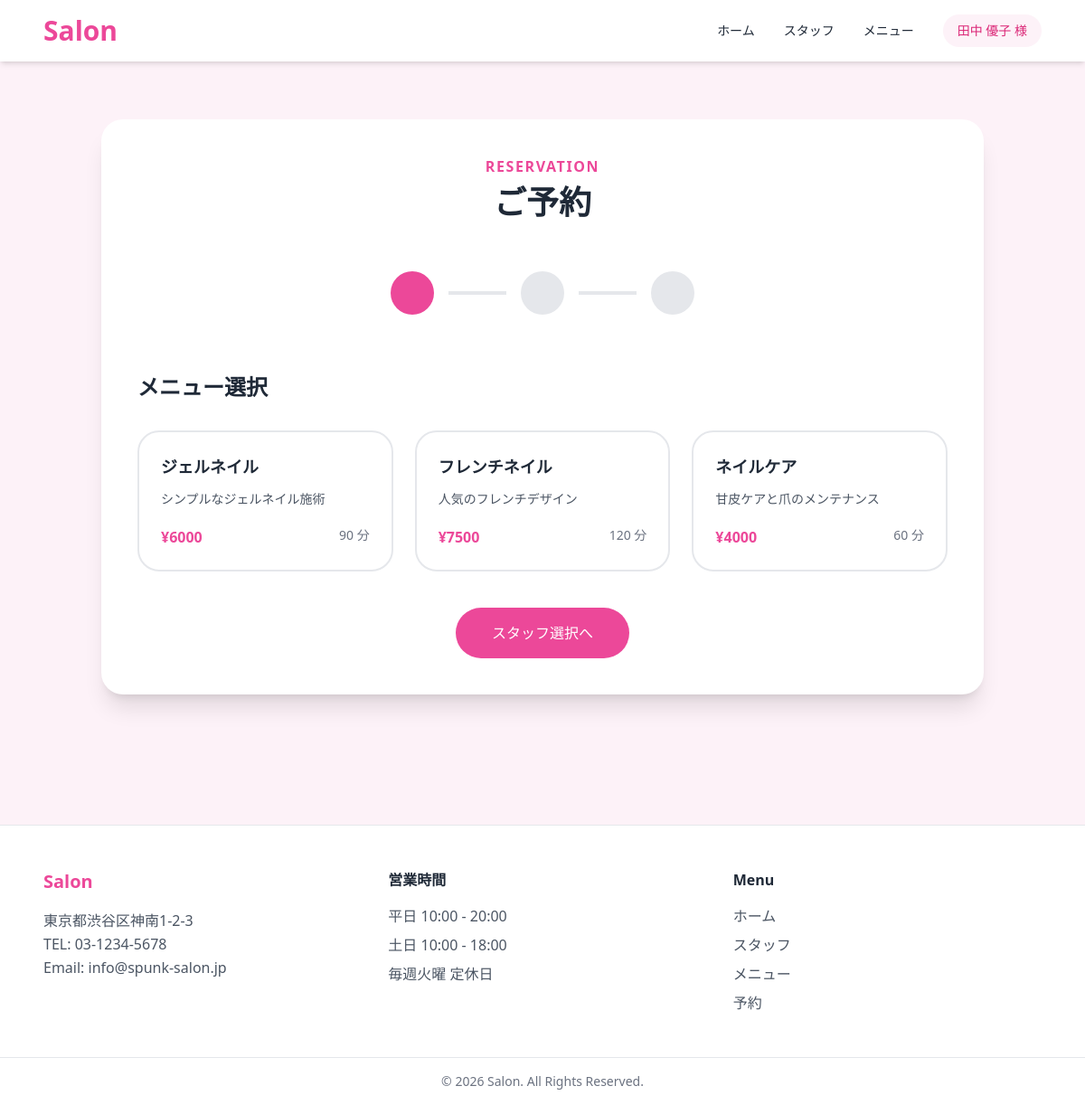
Page /reserve (signed in) on the committed database.
### app/infrastructure/orm_models.py (models this page shows, shortened)
class CustomerORM(db.Model, UserMixin): # UserMixinを追加
    __tablename__ = "customers"
    id         = db.Column(db.Integer,     primary_key=True)
    name       = db.Column(db.String(100), nullable=False)
    email      = db.Column(db.String(255), nullable=False, unique=True)
    password   = db.Column(db.String(255), nullable=False)
    phone      = db.Column(db.String(20),  nullable=False)
    notes      = db.Column(db.Text,        nullable=False, default="")
    created_at = db.Column(db.DateTime,    nullable=False, default=datetime.now)
    reservations = db.relationship("ReservationORM", back_populates="customer", lazy="select")

class MenuORM(db.Model):
    __tablename__ = "menus"
    id               = db.Column(db.Integer,     primary_key=True)
    salon_id         = db.Column(db.Integer,     db.ForeignKey("salons.id"), nullable=False)
    name             = db.Column(db.String(100), nullable=False)
    description      = db.Column(db.Text,        nullable=False, default="")
    price            = db.Column(db.Integer,     nullable=False)  # 円単位で保存
    duration_minutes = db.Column(db.Integer,     nullable=False)
    is_active        = db.Column(db.Boolean,     nullable=False, default=True)
    created_at       = db.Column(db.DateTime,    nullable=False, default=datetime.now)
    salon = db.relationship("SalonORM", back_populates="menus")

class SalonORM(db.Model):
    __tablename__ = "salons"
    id           = db.Column(db.Integer, primary_key=True)
    name         = db.Column(db.String(100), nullable=False)
    address      = db.Column(db.String(255), nullable=False)
    phone        = db.Column(db.String(20),  nullable=False)
    email        = db.Column(db.String(255), nullable=False, unique=True)
    opening_time = db.Column(db.String(5),   nullable=False)  # "10:00"
    closing_time = db.Column(db.String(5),   nullable=False)  # "20:00"
    created_at   = db.Column(db.DateTime,    nullable=False, default=datetime.now)
    staffs       = db.relationship("StaffORM",       back_populates="salon", lazy="select")
    menus        = db.relationship("MenuORM",         back_populates="salon", lazy="select")
    reservations = db.relationship("ReservationORM",  back_populates="salon", lazy="select")

### app/interface/reserve.py (the view, shortened to what this page needs)
@main_bp.route("/reserve", methods=["GET", "POST"])
@login_required
def reserve():
    salon  = SalonORM.query.first()
    staffs = StaffORM.query.filter_by(is_active=True).all()
    menus  = MenuORM.query.filter_by(is_active=True).all()
    return render_template(
        "reserve.html",
        salon=salon,
        staffs=staffs,
        menus=menus,
    )

### app/infrastructure/auth.py (called while the page is built)
@login_manager.user_loader
def load_user(user_id):
    return CustomerORM.query.get(int(user_id))

### app/templates/reserve.html (shortened to what this page needs)
{% extends "layouts/base.html" %}
{% block content %}
<section class="max-w-5xl mx-auto px-6 py-16">
    <div class="bg-white rounded-3xl shadow-xl p-10">
        {% include "partials/_step_bar.html" %}
        <form method="POST">
            {% include "partials/_step_menu.html" %}
        </form>
    </div>
</section>
{% endblock %}

### app/templates/components/navbar.html (shortened to what this page needs)
<nav class="bg-white shadow-md sticky top-0 z-50">
    <div class="max-w-6xl mx-auto px-6 py-4 flex justify-between items-center">
        <h1 class="text-3xl font-bold text-pink-500">
            <a href="/">Salon</a>
        </h1>
        <ul class="flex items-center gap-8 text-sm font-medium">
            <li><a href="/" class="hover:text-pink-500 transition">ホーム</a></li>
            <li><a href="/staffs" class="hover:text-pink-500 transition">スタッフ</a></li>
            <li><a href="/menus" class="hover:text-pink-500 transition">メニュー</a></li>
            {% if current_user.is_authenticated %}
                <li>
                    <a href="/mypage" class="flex items-center gap-2 bg-pink-50 text-pink-600 px-4 py-2 rounded-full hover:bg-pink-100 transition">
                        {{ current_user.name }} 様
                    </a>
                </li>
            {% endif %}
        </ul>
    </div>
</nav>

### app/templates/partials/_step_menu.html (shortened to what this page needs)
<div id="step-1">
    <h3 class="text-2xl font-bold mb-8">
        メニュー選択
    </h3>
    <div class="grid md:grid-cols-3 gap-6 mb-10">
        {% for menu in menus %}
        <label class="cursor-pointer">
            <div class="border-2 border-gray-200 rounded-3xl p-6
                        peer-checked:border-pink-500
                        peer-checked:bg-pink-50
                        hover:border-pink-300 transition">
                <h4 class="font-bold text-lg mb-3">
                    {{ menu.name }}
                </h4>
                <p class="text-gray-600 text-sm mb-5">
                    {{ menu.description }}
                </p>
                <div class="flex justify-between">
                    <span class="text-pink-500 font-bold">
                        ¥{{ menu.price }}
                    </span>
                    <span class="text-sm text-gray-500">
                        {{ menu.duration_minutes }} 分
                    </span>
                </div>
            </div>
        </label>
        {% endfor %}
    </div>
    <div class="text-center">
        <button
            type="button"
            id="btn-go-step2"
            class="bg-pink-500 hover:bg-pink-600 text-white px-10 py-4 rounded-full">
            スタッフ選択へ
        </button>
    </div>
</div>

### app/templates/components/footer.html
<footer class="bg-white border-t mt-20">
    <div class="max-w-6xl mx-auto px-6 py-12 grid md:grid-cols-3 gap-10">
        <div>
            <h4 class="text-xl font-bold text-pink-500 mb-4">
                Salon
            </h4>
            {% if salon %}
            <p class="text-gray-600 leading-relaxed">
                {{ salon.address }}<br>
                TEL: {{ salon.phone }}<br>
                Email: {{ salon.email }}
            </p>
            {% else %}
            <p>
                店舗情報を準備中です。
            </p>
            {% endif %}
        </div>
        <div>
            <h4 class="font-semibold mb-4">
                営業時間
            </h4>
            <ul class="text-gray-600 space-y-2">
                <li>平日 10:00 - 20:00</li>
                <li>土日 10:00 - 18:00</li>
                <li>毎週火曜 定休日</li>
            </ul>
        </div>
        <div>
            <h4 class="font-semibold mb-4">
                Menu
            </h4>
            <ul class="text-gray-600 space-y-2">
                <li><a href="/" class="hover:text-pink-500">ホーム</a></li>
                <li><a href="/staffs" class="hover:text-pink-500">スタッフ</a></li>
                <li><a href="/menus" class="hover:text-pink-500">メニュー</a></li>
                <li><a href="/reserve" class="hover:text-pink-500">予約</a></li>
            </ul>
        </div>
    </div>
    <div class="border-t py-4 text-center text-sm text-gray-500">
        © 2026 Salon. All Rights Reserved.
    </div>
</footer>

### rows in the picture
CustomerORM: name "田中 優子"
MenuORM: name "ジェルネイル", description "シンプルなジェルネイル施術", price "6000", duration_minutes "90"
MenuORM: name "フレンチネイル", description "人気のフレンチデザイン", price "7500", duration_minutes "120"
MenuORM: name "ネイルケア", description "甘皮ケアと爪のメンテナンス", price "4000", duration_minutes "60"
SalonORM: address "東京都渋谷区神南1-2-3", phone "03-1234-5678", email "info@spunk-salon.jp"
